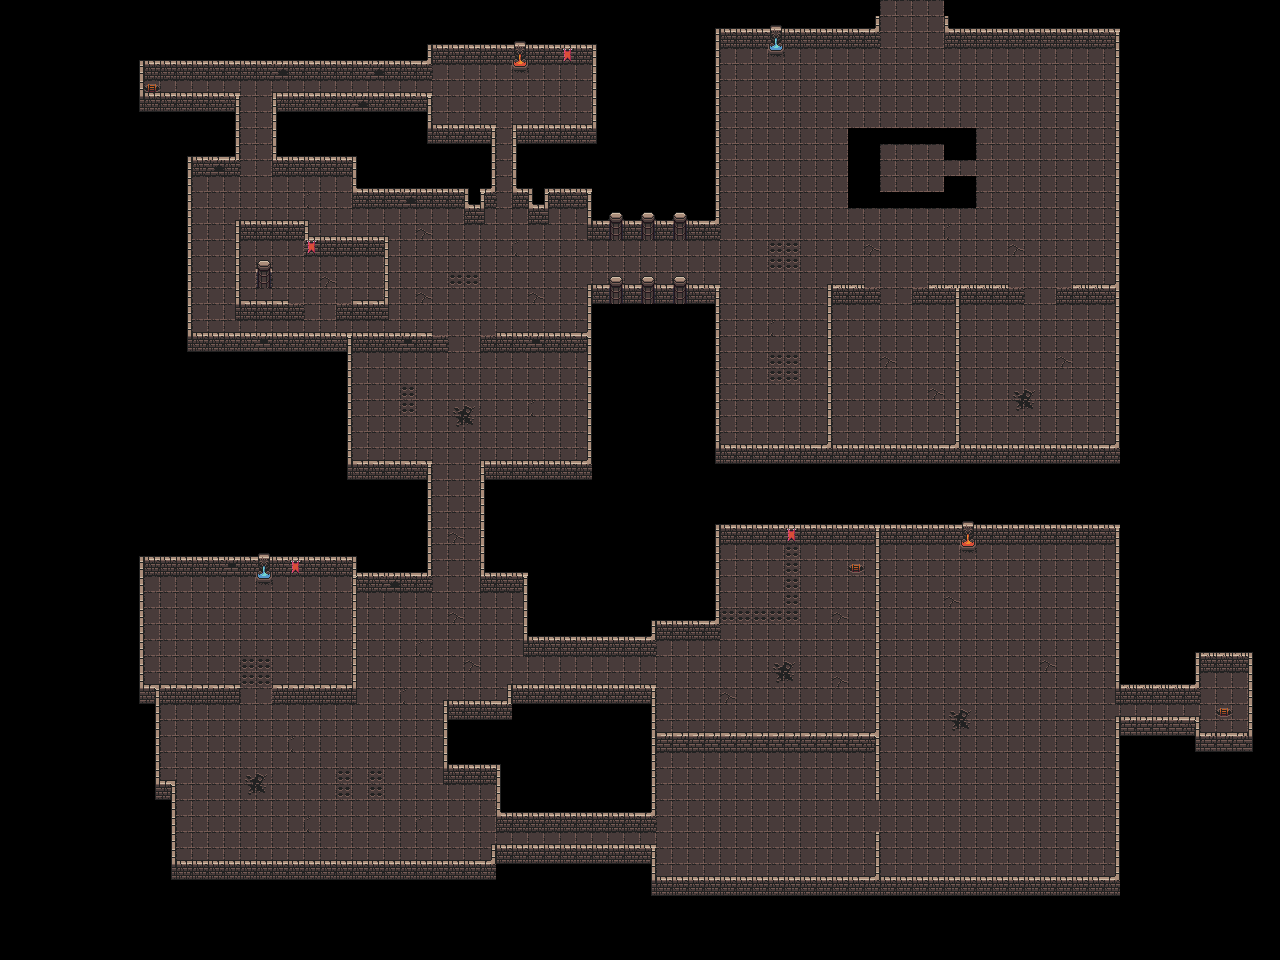

Rendered tile map (Tiled .tmx) drawn with the repository's tilesets; below, a short description and the map source with its tile grids summarised:
An orthogonal 80x60 tile map with 16x16 px tiles, 2 tile layers (floor, wall) and 28 objects (11x Chort, 8x Chest, 4x Door, 3x Imp, BossRoom, ...).

<map version="1.0" tiledversion="1.0.3" orientation="orthogonal" renderorder="right-down" width="80" height="60" tilewidth="16" tileheight="16" nextobjectid="35">
 <tileset firstgid="1" source="res/untitled.tsx" />
 <layer name="floor" width="80" height="60">
  <data>[4800 cells, 2219 non-empty, 11 distinct tile ids]</data>
 </layer>
 <layer name="wall" width="80" height="60">
  <data>[4800 cells, 1027 non-empty, 32 distinct tile ids]</data>
 </layer>
 <objectgroup name="entities">
  <object id="1" type="Door" x="305.5" y="311" width="30.5" height="8" />
  <object id="4" type="Door" x="880.167" y="294.333" width="30.5" height="8" />
  <object id="5" type="Door" x="448.083" y="342" width="30.5" height="8" />
  <object id="6" type="Door" x="1024.75" y="294.667" width="30.5" height="8" />
  <object id="7" type="Chest" x="241.333" y="238.667" width="16" height="16">
   <properties>
    <property name="items" value="[{&quot;type&quot;:&quot;BigRedFlask&quot;, &quot;quality&quot;:2}]" />
   </properties>
  </object>
  <object id="9" type="Chest" x="362" y="262" width="16" height="16">
   <properties>
    <property name="items" value="[{&quot;type&quot;:&quot;FireBallScroll&quot;, &quot;quality&quot;:1}]" />
   </properties>
  </object>
  <object id="10" type="Chest" x="186" y="597" width="16" height="16">
   <properties>
    <property name="items" value="[{&quot;type&quot;:&quot;Key_1_1&quot;, &quot;quality&quot;:1}]" />
   </properties>
  </object>
  <object id="11" type="Chest" x="866" y="415" width="16" height="16">
   <properties>
    <property name="items" value="[{&quot;type&quot;:&quot;RedStaff&quot;, &quot;quality&quot;:1}]" />
   </properties>
  </object>
  <object id="12" type="Chest" x="996" y="341" width="16" height="16">
   <properties>
    <property name="items" value="[{&quot;type&quot;:&quot;FireBallScroll&quot;, &quot;quality&quot;:1}]" />
   </properties>
  </object>
  <object id="13" type="Chest" x="753" y="558" width="16" height="16">
   <properties>
    <property name="items" value="[{&quot;type&quot;:&quot;BigRedFlask&quot;, &quot;quality&quot;:1}]" />
   </properties>
  </object>
  <object id="14" name="Chort" type="Chort" x="285" y="600" width="16" height="16" />
  <object id="16" name="Chort" type="Chort" x="538" y="403" width="16" height="16" />
  <object id="17" name="Chort" type="Chort" x="518" y="252" width="16" height="16" />
  <object id="19" name="Chort" type="Chort" x="878" y="353" width="16" height="16" />
  <object id="20" name="Chort" type="Chort" x="1053" y="381" width="16" height="16" />
  <object id="21" name="Chort" type="Chort" x="972" y="412" width="16" height="16" />
  <object id="22" name="Chort" type="Chort" x="803" y="650" width="16" height="16" />
  <object id="23" name="Chort" type="Chort" x="755" y="809" width="16" height="16" />
  <object id="24" name="Chort" type="Chort" x="302" y="785" width="16" height="16" />
  <object id="25" name="Chort" type="Chort" x="441" y="631" width="16" height="16" />
  <object id="26" name="Chort" type="Chort" x="533" y="86" width="16" height="16" />
  <object id="27" type="Chest" x="445" y="110" width="16" height="16">
   <properties>
    <property name="items" value="[{&quot;type&quot;:&quot;FireBallScroll&quot;, &quot;quality&quot;:1}]" />
   </properties>
  </object>
  <object id="28" type="Chest" x="445" y="110" width="16" height="16">
   <properties>
    <property name="items" value="[{&quot;type&quot;:&quot;FireBallScroll&quot;, &quot;quality&quot;:1}]" />
   </properties>
  </object>
  <object id="29" name="Imp" type="Imp" x="385" y="461" width="16" height="16" />
  <object id="30" name="boss room" type="BossRoom" x="882" y="548" width="231" height="330" />
  <object id="32" name="Imp" type="Imp" x="155" y="611" width="16" height="16" />
  <object id="33" name="Imp" type="Imp" x="723" y="558" width="16" height="16" />
  <object id="34" name="corridor" type="Ladder" x="882" y="3" width="60" height="12">
   <properties>
    <property name="dest" value="demon_ruin" />
    <property name="direction" value="down" />
    <property name="level" value="corridor" />
   </properties>
  </object>
 </objectgroup>
</map>